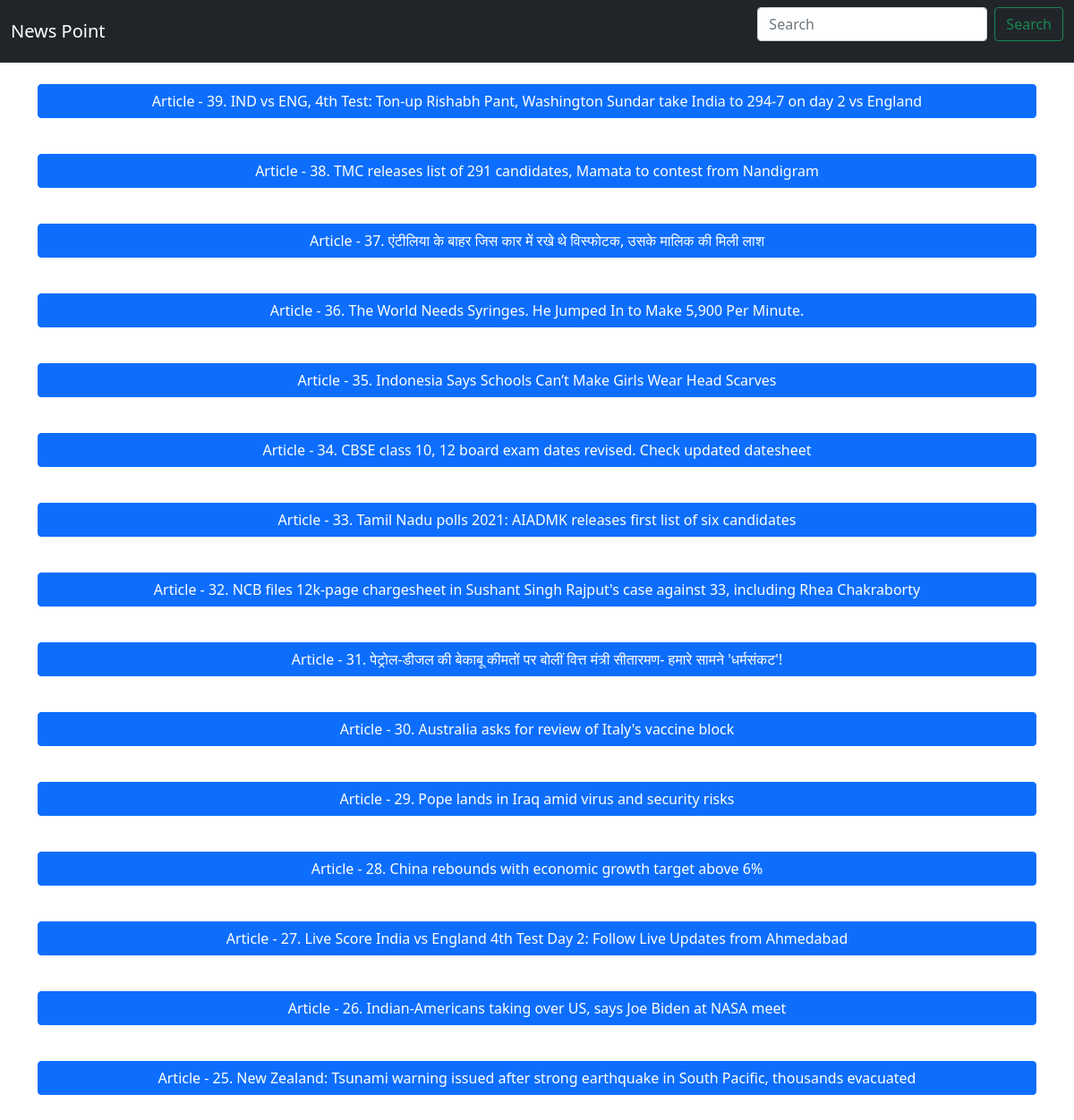
Before: / with the older database file.
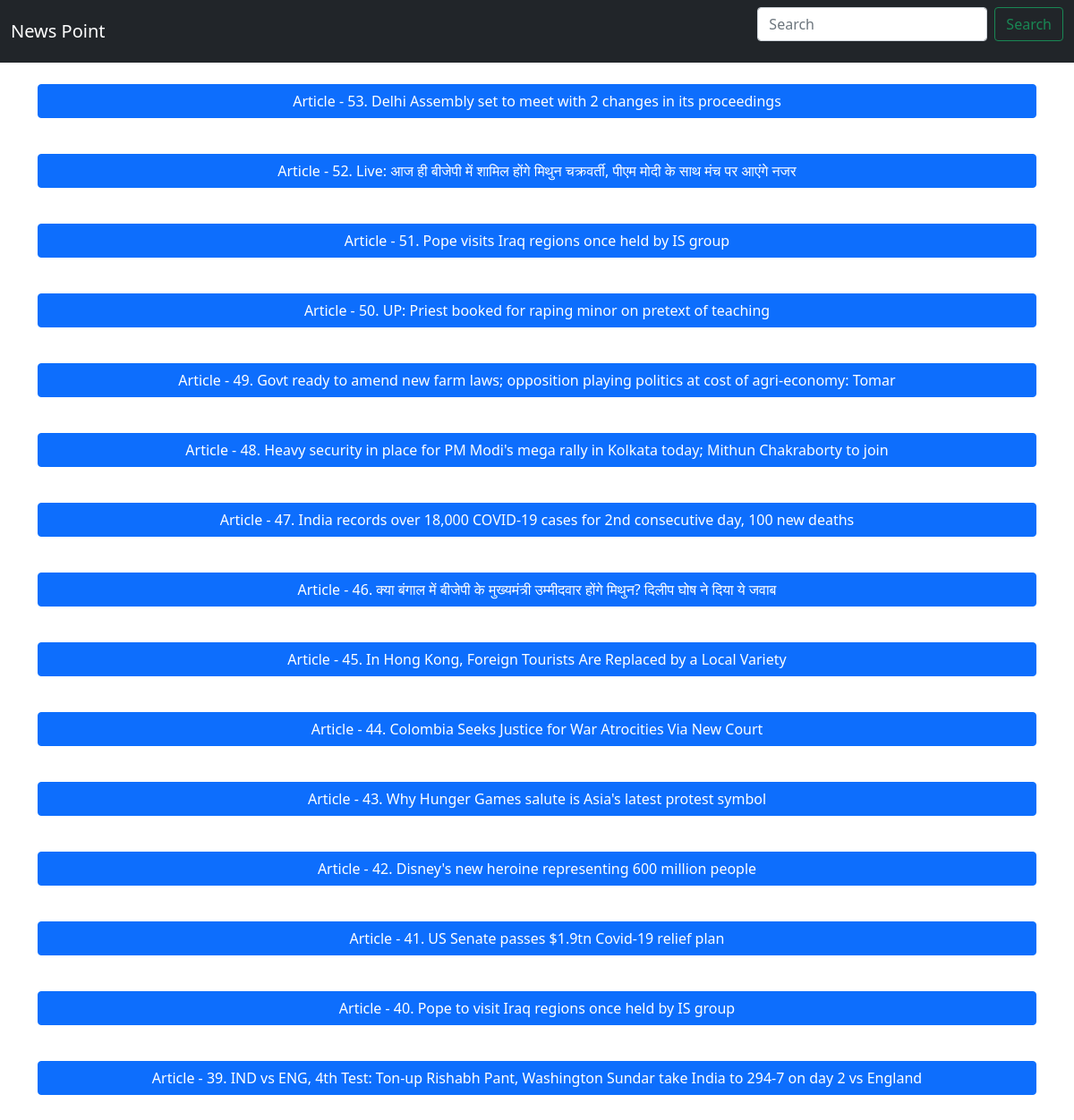
After: the same page with the newer database file.
### main.py (models this page shows, shortened)
class Article(db.Model):
    id = db.Column(db.Integer, primary_key=True)
    headline = db.Column(db.String(200), nullable=False)
    image_url = db.Column(db.String(1000), nullable=False)
    content = db.Column(db.String(400), nullable=False)
    redirect_url = db.Column(db.String(400), nullable=False)
    data_from = db.Column(db.String(200), nullable=False)

### main.py (the view)
@app.route('/')
def index():
    content = Article.query.order_by(Article.id.desc()).limit(15).all()
    return render_template('index.html', content=content)

### templates/Index.html (shortened to what this page needs)
<html>
    <head>
        <link href="https://cdn.jsdelivr.net/npm/bootstrap@5.0.0-beta2/dist/css/bootstrap.min.css" rel="stylesheet">
    </head>
    <body>
        <nav class="navbar navbar-expand-lg navbar-dark bg-dark">
            <div class="container-fluid">
              <a class="navbar-brand" href="/">News Point</a>
              <form class="d-flex" method="get" action="/search">
                <input class="form-control me-2" type="search" placeholder="Search" aria-label="Search" name="search" id="search">
                <button class="btn btn-outline-success" type="submit">Search</button>
              </form>
              </div>
          </nav>
          <br/>
          <div class="container">
              <div class="row">
            {% if content is not none %}
            {% for i in content %}
            <div class="col-md-12">
                <p>
                    <button class="btn btn-primary" type="button" data-bs-toggle="collapse" data-bs-target="#collapseExample{{i.id}}" aria-expanded="false" aria-controls="collapseExample{{i.id}}" style="width:100%;">
                      Article - {{i.id}}. {{i.headline}}
                    </button>
                  </p>
                  <br/>
              </div>
            {% endfor %}
            {% else %}
            <div class="col" style="text-align: center;"><h1>No Articles Found</h1><a href="/" class="btn btn-link">Go to home</a></div>
            {% endif %}
        </div>
    </div>
    </body>
</html>

Changed rows visible on the page:
no longer on this page (row unchanged): Article: id "38", headline "TMC releases list of 291 candidates, Mamata to contest from Nandigram"
no longer on this page (row unchanged): Article: id "37", headline "एंटीलिया के बाहर जिस कार में रखे थे विस्फोटक, उसके मालिक की मिली लाश"
no longer on this page (row unchanged): Article: id "36", headline "The World Needs Syringes. He Jumped In to Make 5,900 Per Minute."
no longer on this page (row unchanged): Article: id "35", headline "Indonesia Says Schools Can’t Make Girls Wear Head Scarves"
no longer on this page (row unchanged): Article: id "34", headline "CBSE class 10, 12 board exam dates revised. Check updated datesheet"
no longer on this page (row unchanged): Article: id "33", headline "Tamil Nadu polls 2021: AIADMK releases first list of six candidates"
no longer on this page (row unchanged): Article: id "32", headline "NCB files 12k-page chargesheet in Sushant Singh Rajput's case against 33, including Rhea Chakraborty"
no longer on this page (row unchanged): Article: id "31", headline "पेट्रोल-डीजल की बेकाबू कीमतों पर बोलीं वित्त मंत्री सीतारमण- हमारे सामने 'धर्मसंकट'!"
no longer on this page (row unchanged): Article: id "30", headline "Australia asks for review of Italy's vaccine block"
no longer on this page (row unchanged): Article: id "29", headline "Pope lands in Iraq amid virus and security risks"
no longer on this page (row unchanged): Article: id "28", headline "China rebounds with economic growth target above 6%"
no longer on this page (row unchanged): Article: id "27", headline "Live Score India vs England 4th Test Day 2: Follow Live Updates from Ahmedabad"
no longer on this page (row unchanged): Article: id "26", headline "Indian-Americans taking over US, says Joe Biden at NASA meet"
no longer on this page (row unchanged): Article: id "25", headline "New Zealand: Tsunami warning issued after strong earthquake in South Pacific, thousands evacuated"
added Article: id "53", headline "Delhi Assembly set to meet with 2 changes in its proceedings"
added Article: id "52", headline "Live: आज ही बीजेपी में शामिल होंगे मिथुन चक्रवर्ती, पीएम मोदी के साथ मंच पर आएंगे नजर"
added Article: id "51", headline "Pope visits Iraq regions once held by IS group"
added Article: id "50", headline "UP: Priest booked for raping minor on pretext of teaching"
added Article: id "49", headline "Govt ready to amend new farm laws; opposition playing politics at cost of agri-economy: Tomar"
added Article: id "48", headline "Heavy security in place for PM Modi's mega rally in Kolkata today; Mithun Chakraborty to join"
added Article: id "47", headline "India records over 18,000 COVID-19 cases for 2nd consecutive day, 100 new deaths"
added Article: id "46", headline "क्या बंगाल में बीजेपी के मुख्यमंत्री उम्मीदवार होंगे मिथुन? दिलीप घोष ने दिया ये जवाब"
added Article: id "45", headline "In Hong Kong, Foreign Tourists Are Replaced by a Local Variety"
added Article: id "44", headline "Colombia Seeks Justice for War Atrocities Via New Court"
added Article: id "43", headline "Why Hunger Games salute is Asia's latest protest symbol"
added Article: id "42", headline "Disney's new heroine representing 600 million people"
added Article: id "41", headline "US Senate passes $1.9tn Covid-19 relief plan"
added Article: id "40", headline "Pope to visit Iraq regions once held by IS group"
